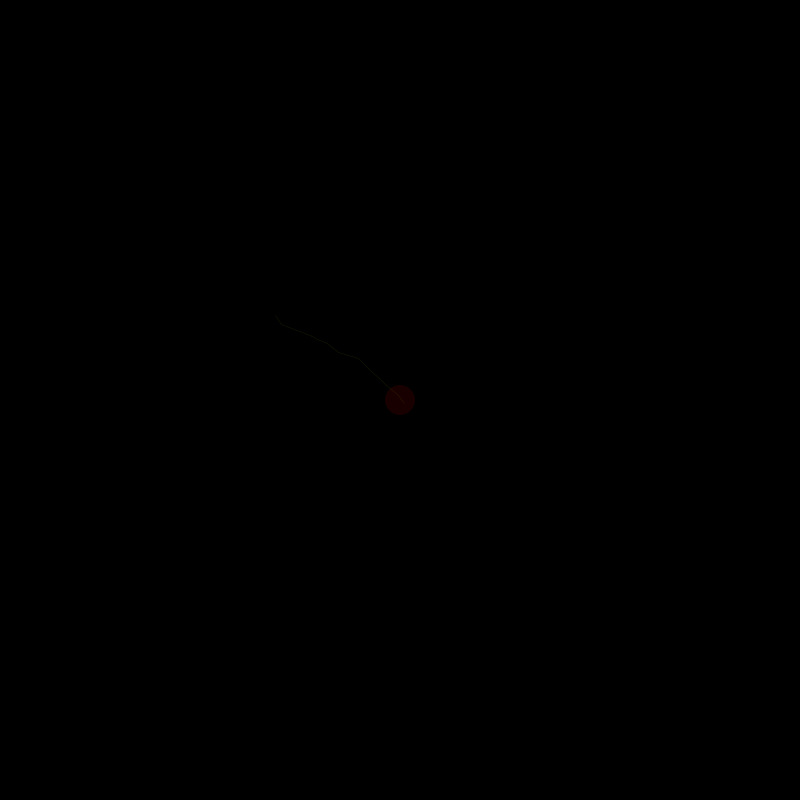
Frame 1 (no input)
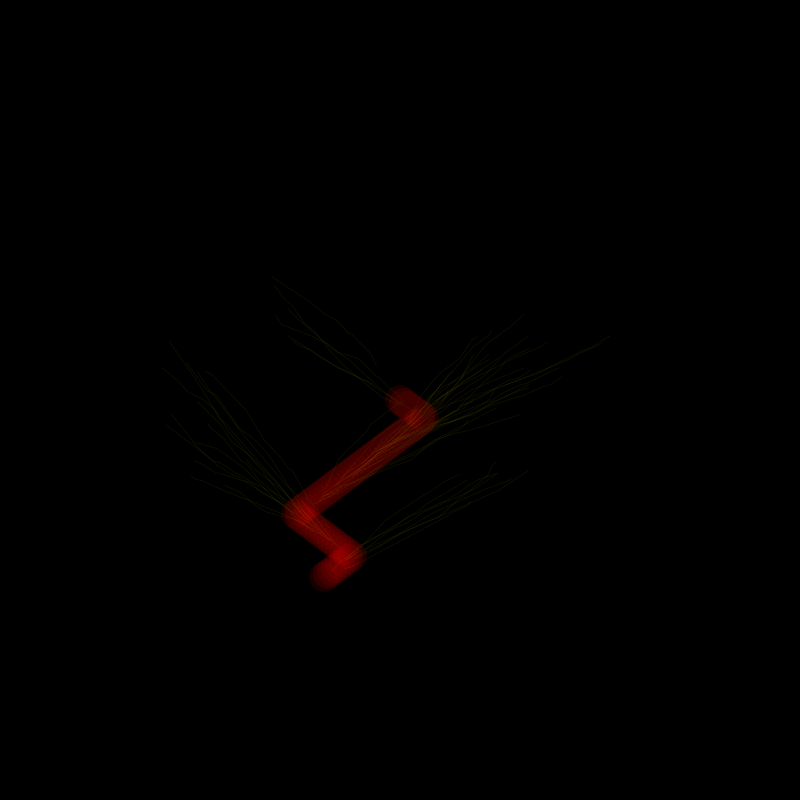
Frame 60 (the mouse pressed at the canvas centre just before this capture)
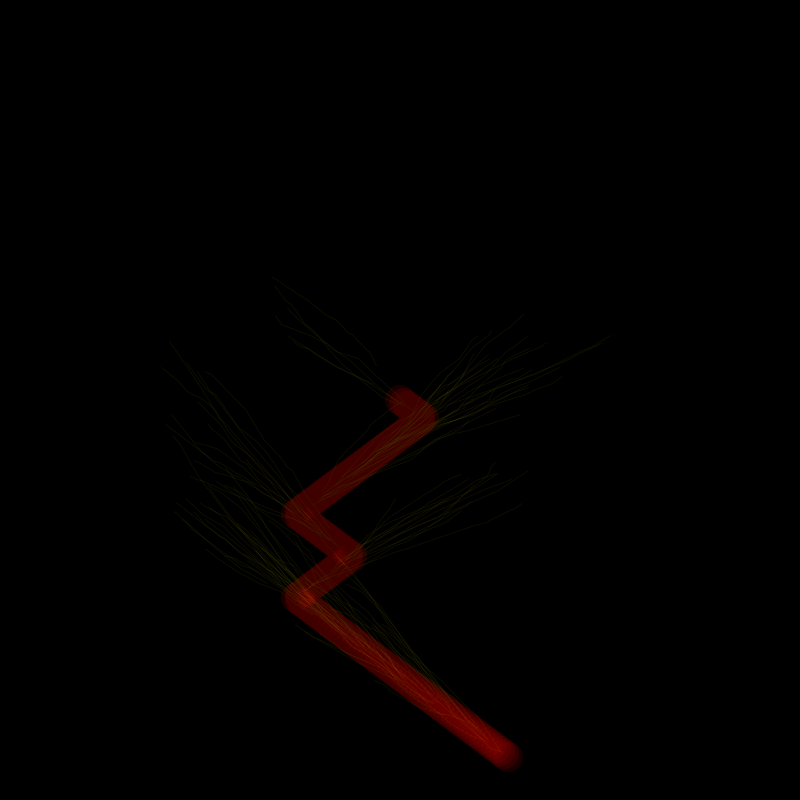
Frame 120 (the mouse held since frame 60 and released just before this capture)

The Processing sketch that drew these frames (run headless with seeded random() and noise(); from frame 60 on, the mouse is pressed at the canvas centre):

// Processing sketch: flash
// ── flash.pde
Streak s1;
PVector f,fv;
float no=0;
void setup(){
size(800,800);
  f = new PVector(width/2,height/2);
  fv = new PVector(4,3);
 s1 = new Streak();
 
background(0);
}

void draw(){
  noStroke();
  fill(0,0,0,2);
  rect(-1,-1,width+1,height+1);

   
  
  noStroke();
  fill(255,0,0,25);
  ellipse(f.x,f.y,30,30);
  if(random(1)<0.01)
    fv.x= -fv.x;
  f.x+=fv.x;
  f.y+=fv.y;
  if(f.x <0 || f.x>width)
    fv.x= -fv.x;
  if(f.y <0 || f.y>height)
    fv.y= -fv.y;

  
  s1.show(f,fv);
   s1.update();
  
  no+=0.05;
}
// ── streak.pde
class Streak {
  PVector dots[];
  int maxdots = 25;
  float ax=0, ay=0, n=0;
  float a=0;
  Streak() {
    dots = new PVector[maxdots];
    for (int i=0; i<maxdots; i++) { 
      dots[i] = new PVector(ax, ay);
      ax+=(width/maxdots);
      ay+=noise(n)*random(height/maxdots, height/6);
      n+=0.6;
    }
  }

  void update() {
    ax =0;
    ay=0;
    for (PVector dot : dots) {
      ax+=(width/maxdots);
      ay+=noise(n)*random(height/maxdots, height/6);
      n+=0.05; 
      dot.x = ax;
      dot.y = ay;
    }
    a+=PI/250;
  }
  void show(PVector _f,PVector _fv) {
    strokeWeight(4);
    stroke(255, 255, 0,20);
    noFill();
    pushMatrix();
    
    translate(_f.x,+f.y);
    rotate(atan2(_fv.y,_fv.x)-PI/4+PI);
    scale(0.15);
    beginShape();
    for (PVector dot : dots) {
      if (random(1)<0.4)
        vertex(dot.x, dot.y);
    }
    endShape();
  popMatrix();  
}
  
}
